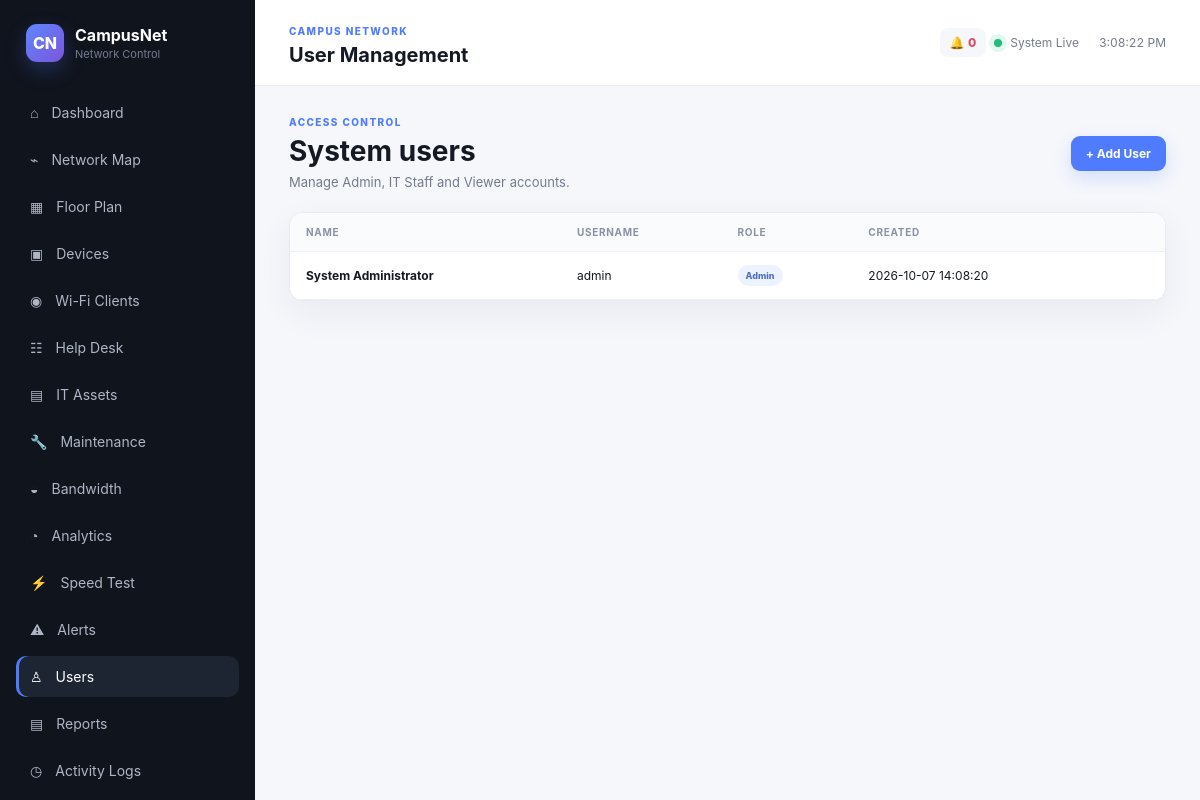
/users.php (signed in), run on the app's committed database.
### tables this page shows
CREATE TABLE IF NOT EXISTS users (
    id INT AUTO_INCREMENT PRIMARY KEY,
    name VARCHAR(120) NOT NULL,
    username VARCHAR(80) NOT NULL UNIQUE,
    password_hash VARCHAR(255) NOT NULL,
    role ENUM('Admin','IT Staff','Viewer') NOT NULL DEFAULT 'Viewer',
    created_at TIMESTAMP DEFAULT CURRENT_TIMESTAMP
);

### config/helpers.php (called while the page is built, shortened)
<?php
function e(?string $value): string {
    return htmlspecialchars($value ?? '', ENT_QUOTES, 'UTF-8');
}
?>

### users.php (the view, shortened to what this page needs)
<?php require_once __DIR__.'/config/database.php'; require_once __DIR__.'/config/auth.php'; require_once __DIR__.'/config/helpers.php'; require_login(); if(($_SESSION['user_role']??'Viewer')!=='Admin'){http_response_code(403);die('Admin access required.');} $page_title='User Management'; $users=$pdo->query('SELECT id,name,username,role,created_at FROM users ORDER BY id DESC')->fetchAll(); include __DIR__.'/partials/header.php'; ?>
<div class="hero compact"><div><div class="eyebrow">ACCESS CONTROL</div><h1>System users</h1><p>Manage Admin, IT Staff and Viewer accounts.</p></div><button class="btn primary" onclick="qs('#userModal').classList.add('show')">+ Add User</button></div>
<div class="panel"><div class="table-wrap"><table><thead><tr><th>Name</th><th>Username</th><th>Role</th><th>Created</th><th></th></tr></thead><tbody><?php foreach($users as $u): ?><tr><td><b><?=e($u['name'])?></b></td><td><?=e($u['username'])?></td><td><span class="role-badge"><?=e($u['role'])?></span></td><td><?=e($u['created_at'])?></td><td><?php if($u['id']!=$_SESSION['user_id']): ?><button class="icon-btn danger" onclick="deleteUser(<?=$u['id']?>)">×</button><?php endif;?></td></tr><?php endforeach;?></tbody></table></div></div>
<?php include __DIR__.'/partials/footer.php'; ?>

### assets/css/style.css (style rules this page uses)
:root { --bg:#f5f7fb;--panel:#fff;--text:#151923;--muted:#737b8c;--line:#e7eaf0;--accent:#4f7cff;--green:#16a36a;--amber:#d99219;--red:#e24b5d;--purple:#7957d5;--shadow:0 12px 35px rgba(26,39,70,.06) }
* { box-sizing:border-box }
body { margin:0;font-family:Inter,ui-sans-serif,system-ui,-apple-system,BlinkMacSystemFont,"Segoe UI",sans-serif;background:var(--bg);color:var(--text) }
button,input,select { font:inherit }
.page-kicker,.eyebrow { font-size:10px;letter-spacing:.14em;font-weight:800;color:var(--accent) }
.hero { display:flex;justify-content:space-between;align-items:center;margin-bottom:25px }
.hero h1 { font-size:28px;margin:6px 0 }
.hero p { margin:0;color:var(--muted);font-size:13px }
.hero.compact { margin-bottom:22px }
.btn { border:0;border-radius:9px;padding:10px 15px;cursor:pointer;font-weight:700;font-size:12px;transition:.2s }
.btn.primary { background:var(--accent);color:white;box-shadow:0 7px 18px rgba(79,124,255,.2) }
.panel { background:#fff;border:1px solid var(--line);border-radius:13px;box-shadow:var(--shadow);overflow:hidden }
.table-wrap { overflow:auto }
table { border-collapse:collapse;width:100%;font-size:12px }
th,td { text-align:left;padding:13px 16px;border-bottom:1px solid #eef0f4;white-space:nowrap }
th { font-size:10px;text-transform:uppercase;letter-spacing:.07em;color:#8a92a1;background:#fafbfc }
.role-badge { display:inline-block;padding:5px 8px;border-radius:20px;font-size:9px;font-weight:800;background:#edf2ff;color:#4f6fc6 }

### data on the page
users: name "System Administrator", username "admin", role "Admin", created_at "2026-10-07 14:08:20"

### other printed values
$page_title "User Management"
